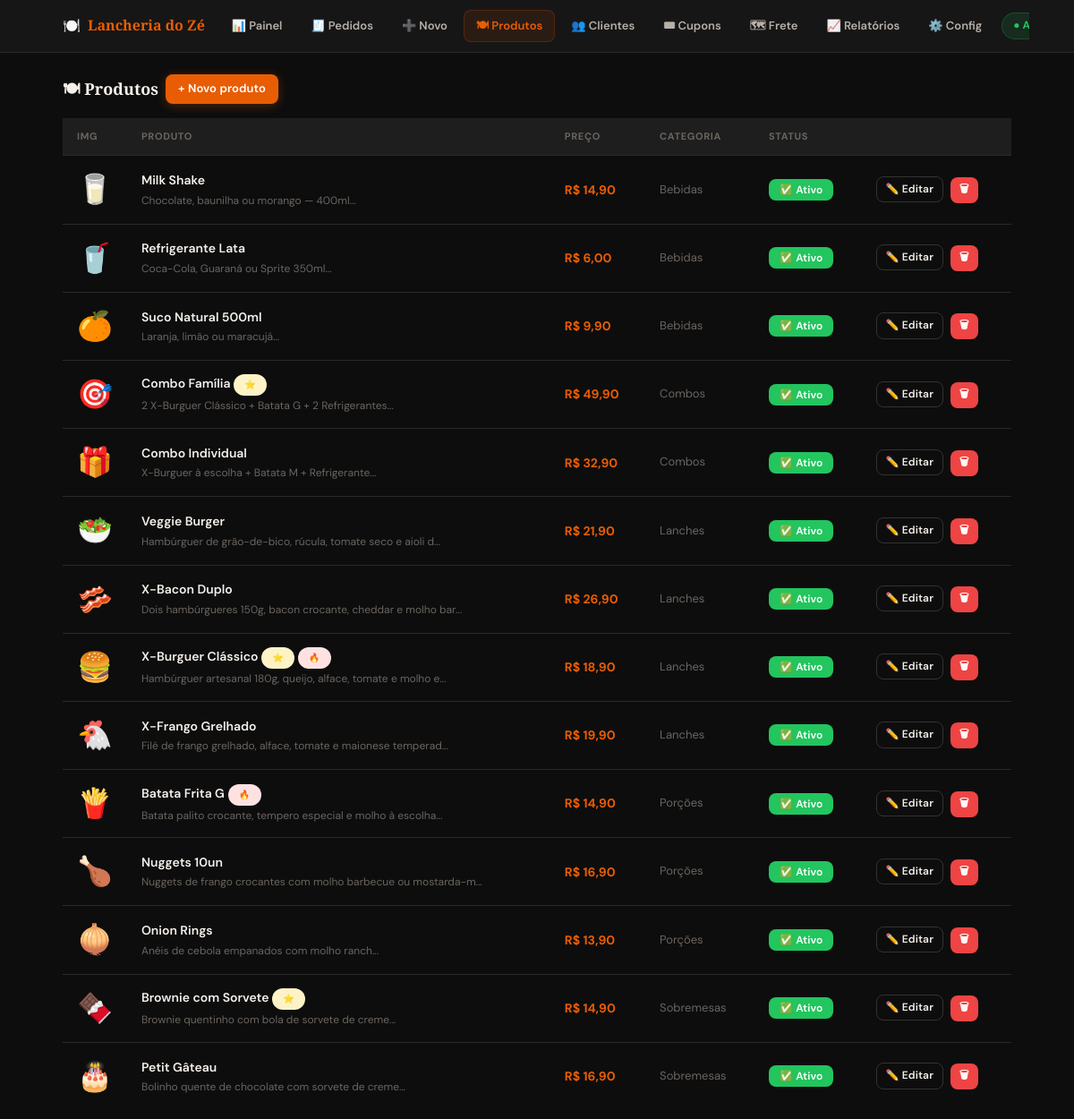
The app's page /admin/produtos.php (signed in) with its own data.
### tables this page shows
CREATE TABLE IF NOT EXISTS config (
  id INT NOT NULL DEFAULT 1, nome_restaurante VARCHAR(255) NOT NULL DEFAULT 'Lancheria do Zé',
  descricao TEXT, whatsapp VARCHAR(20) NOT NULL DEFAULT '5551999999999',
  endereco VARCHAR(255), horario VARCHAR(255),
  taxa_entrega DECIMAL(10,2) NOT NULL DEFAULT 5.00, pedido_minimo DECIMAL(10,2) NOT NULL DEFAULT 20.00,
  tempo_entrega VARCHAR(100), logo_emoji VARCHAR(10) NOT NULL DEFAULT '🍔', aberto TINYINT NOT NULL DEFAULT 1,
  pix_chave VARCHAR(255), pix_tipo ENUM('cpf','cnpj','email','telefone','aleatoria') DEFAULT 'aleatoria', pix_nome VARCHAR(255),
  promo_ativa TINYINT NOT NULL DEFAULT 0, promo_titulo VARCHAR(255) DEFAULT '🔥 Promoção relâmpago!',
  promo_desconto INT NOT NULL DEFAULT 10, promo_fim DATETIME DEFAULT NULL,
  modo_pico TINYINT NOT NULL DEFAULT 0, pico_tempo VARCHAR(100) DEFAULT '60-80 min',
  loja_slug VARCHAR(100) DEFAULT 'ze-burguer', PRIMARY KEY (id)
);

CREATE TABLE IF NOT EXISTS produtos (id INT AUTO_INCREMENT PRIMARY KEY, categoria_id INT NOT NULL, nome VARCHAR(255) NOT NULL, descricao TEXT, preco DECIMAL(10,2) NOT NULL, preco_antigo DECIMAL(10,2) DEFAULT NULL, emoji VARCHAR(10), destaque TINYINT NOT NULL DEFAULT 0, mais_vendido TINYINT NOT NULL DEFAULT 0, disponivel TINYINT NOT NULL DEFAULT 1, ordem INT NOT NULL DEFAULT 0, total_vendido INT NOT NULL DEFAULT 0, FOREIGN KEY (categoria_id) REFERENCES categorias(id));

CREATE TABLE IF NOT EXISTS categorias (id INT AUTO_INCREMENT PRIMARY KEY, nome VARCHAR(100) NOT NULL, emoji VARCHAR(10), ordem INT NOT NULL DEFAULT 0, ativo TINYINT NOT NULL DEFAULT 1);

### includes/funcoes.php (called while the page is built, shortened)
<?php
function h($s){ return htmlspecialchars((string)$s, ENT_QUOTES, 'UTF-8'); }
function formatar_dinheiro($v){ return 'R$ ' . number_format($v, 2, ',', '.'); }

### admin/produtos.php (the view, shortened to what this page needs)
<?php
require_once __DIR__ . '/../config/db.php';
require_once __DIR__ . '/../includes/funcoes.php';
$produtos = $pdo->query("SELECT p.*, c.nome AS cat_nome FROM produtos p LEFT JOIN categorias c ON c.id=p.categoria_id ORDER BY c.nome, p.nome")->fetchAll();
?>
<!DOCTYPE html>
<html lang="pt-BR" data-theme="dark">
<head>
<link rel="stylesheet" href="../assets/css/style.css">
</head>
<body>
<?php include __DIR__ . '/nav.php'; ?>
<div class="admin-wrap">
  <div class="section-title">🍽 Produtos <a href="produtos.php?edit=0" class="btn btn-primary" style="padding:6px 14px;font-size:13px">+ Novo produto</a></div>
  <div class="pedidos-wrap">
    <table class="pedidos-table">
      <thead><tr><th style="width:60px">Img</th><th>Produto</th><th>Preço</th><th>Categoria</th><th>Status</th><th></th></tr></thead>
      <tbody>
        <?php foreach ($produtos as $p): ?>
        <tr>
          <td>
            <?php if (!empty($p['imagem'])): ?>
              <img src="../<?= h($p['imagem']) ?>" alt="" style="width:48px;height:48px;object-fit:cover;border-radius:10px;border:1px solid var(--border)">
            <?php else: ?>
              <span style="font-size:32px;display:block;text-align:center"><?= $p['emoji'] ?? '🍽' ?></span>
            <?php endif; ?>
          </td>
          <td>
            <strong><?= h($p['nome']) ?></strong>
            <?php if ($p['destaque']): ?> <span class="badge" style="background:#fef3c7;color:#92400e;font-size:10px">⭐</span><?php endif; ?>
            <?php if ($p['mais_vendido']): ?> <span class="badge" style="background:#fee2e2;color:#991b1b;font-size:10px">🔥</span><?php endif; ?>
            <?php if ($p['descricao']): ?><div style="font-size:12px;color:var(--muted);margin-top:2px"><?= h(substr($p['descricao'],0,60)) ?>...</div><?php endif; ?>
          </td>
          <td class="text-primary fw-bold">
            <?= formatar_dinheiro((float)$p['preco']) ?>
          </td>
          <td style="font-size:13px;color:var(--muted)"><?= h($p['cat_nome'] ?? '—') ?></td>
          <td>
            <form method="POST" style="display:inline">
              <button type="submit" class="btn <?= $p['disponivel'] ? 'btn-success' : 'btn-danger' ?>" style="padding:4px 12px;font-size:12px">
                <?= $p['disponivel'] ? '✅ Ativo' : '❌ Pausado' ?>
              </button>
            </form>
          </td>
          <td style="white-space:nowrap">
            <a href="produtos.php?edit=<?= $p['id'] ?>" class="btn btn-outline" style="padding:4px 10px;font-size:12px">✏️ Editar</a>
            <form method="POST" style="display:inline;margin-left:4px" onsubmit="return confirm('Remover produto?')">
              <button type="submit" class="btn btn-danger" style="padding:4px 10px;font-size:12px">🗑</button>
            </form>
          </td>
        </tr>
        <?php endforeach; ?>
      </tbody>
    </table>
  </div>
</div>
</body></html>

### admin/nav.php (shortened to what this page needs)
<?php
$paginaAtual = basename($_SERVER['PHP_SELF']);
$config = isset($pdo) ? $pdo->query("SELECT nome_restaurante, aberto FROM config WHERE id=1")->fetch() : ['nome_restaurante'=>'Cardápio','aberto'=>1];
function navLink($href,$label,$pagina){
    $ativo = basename($href)===$pagina ? ' active' : '';
    return "<a href=\"$href\" class=\"nav-link$ativo\">$label</a>";
}
?>
<nav class="admin-nav">
  <div class="admin-nav-inner">
    <a href="dashboard.php" class="admin-nav-brand">
      🍽️ <span><?= htmlspecialchars($config['nome_restaurante'] ?: 'Cardápio') ?></span>
    </a>
    <?= navLink('dashboard.php','📊 Painel',$paginaAtual) ?>
    <?= navLink('pedidos.php','🧾 Pedidos',$paginaAtual) ?>
    <?= navLink('novo_pedido.php','➕ Novo',$paginaAtual) ?>
    <?= navLink('produtos.php','🍽 Produtos',$paginaAtual) ?>
    <?= navLink('clientes.php','👥 Clientes',$paginaAtual) ?>
    <?= navLink('cupons.php','🎟 Cupons',$paginaAtual) ?>
    <?= navLink('zonas_entrega.php','🗺 Frete',$paginaAtual) ?>
    <?= navLink('relatorios.php','📈 Relatórios',$paginaAtual) ?>
    <?= navLink('configuracoes.php','⚙️ Config',$paginaAtual) ?>
    <span class="<?= $config['aberto'] ? 'badge-aberto' : 'badge-fechado' ?>" style="flex-shrink:0">
      <?= $config['aberto'] ? '● Aberto' : '● Fechado' ?>
    </span>
  </div>
</nav>

### assets/css/style.css (style rules this page uses)
*, *::before, *::after { box-sizing: border-box; margin: 0; padding: 0; }
:root { --primary: #e85d04; --primary-dark: #c44d02; --gold: #d4a843; --gold-light: #f0c96e; --bg: #0d0d0d; --surface: #161616; --surface2: #1e1e1e; --border: #2a2a2a; --border-light: #333; --text: #f5f0eb; --text-soft: #b8b0a8; --muted: #6b6560; --success: #22c55e; --danger: #ef4444; --warning: #f59e0b; --radius: 14px; --radius-sm: 8px; --radius-lg: 20px; --shadow: 0 4px 24px rgba(0,0,0,.5); --shadow-glow: 0 0 0 1px rgba(212,168,67,.15), 0 8px 32px rgba(0,0,0,.6); --font-display: 'Playfair Display', Georgia, serif; --font-body: 'DM Sans', system-ui, sans-serif; }
html { scroll-behavior: smooth; }
body { font-family: var(--font-body); background: var(--bg); color: var(--text); font-size: 15px; line-height: 1.6; min-height: 100vh; }
a { color: inherit; text-decoration: none; }
.admin-wrap { max-width: 1100px; margin: 0 auto; padding: 24px 20px 60px; }
.text-primary { color: var(--primary); }
.fw-bold { font-weight: 700; }
.btn { display: inline-flex; align-items: center; justify-content: center; gap: 7px; padding: 11px 22px; border-radius: var(--radius-sm); border: none; cursor: pointer; font-size: 14px; font-weight: 600; font-family: var(--font-body); transition: all .18s cubic-bezier(.4,0,.2,1); text-decoration: none; letter-spacing: .01em; white-space: nowrap; }
.btn-primary { background: var(--primary); color: #fff; box-shadow: 0 2px 12px rgba(232,93,4,.3); }
.btn-outline { background: transparent; color: var(--text); border: 1.5px solid var(--border-light); }
.btn-success { background: var(--success); color: #fff; }
.btn-danger { background: var(--danger); color: #fff; }
.badge { display: inline-flex; align-items: center; gap: 5px; padding: 4px 12px; border-radius: 99px; font-size: 11px; font-weight: 700; letter-spacing: .04em; text-transform: uppercase; }
.badge-aberto { background: rgba(34,197,94,.12); color: var(--success); border: 1px solid rgba(34,197,94,.25); padding: 4px 12px; border-radius: 99px; font-size: 12px; font-weight: 700; }
.admin-nav { background: var(--surface); border-bottom: 1px solid var(--border); position: sticky; top: 0; z-index: 100; backdrop-filter: blur(12px); }
.admin-nav-inner { max-width: 1100px; margin: 0 auto; padding: 0 20px; display: flex; align-items: center; height: 58px; gap: 4px; overflow-x: auto; }
.admin-nav-brand { font-family: var(--font-display); font-size: 16px; font-weight: 700; color: var(--text); display: flex; align-items: center; gap: 8px; margin-right: 12px; white-space: nowrap; flex-shrink: 0; }
.admin-nav-brand span { color: var(--primary); }
.nav-link { display: flex; align-items: center; gap: 6px; padding: 7px 13px; border-radius: var(--radius-sm); font-size: 13px; font-weight: 600; color: var(--text-soft); transition: all .15s; white-space: nowrap; border: 1px solid transparent; flex-shrink: 0; font-family: var(--font-body); }
.nav-link.active { color: var(--primary); background: rgba(232,93,4,.1); border-color: rgba(232,93,4,.2); }
.section-title { font-family: var(--font-display); font-size: 18px; font-weight: 700; margin-bottom: 16px; display: flex; align-items: center; gap: 8px; }
table { width: 100%; border-collapse: collapse; font-size: 14px; }
thead th { background: var(--surface2); color: var(--muted); font-size: 11px; font-weight: 700; letter-spacing: .06em; text-transform: uppercase; padding: 12px 16px; text-align: left; border-bottom: 1px solid var(--border); white-space: nowrap; }
tbody tr { border-bottom: 1px solid var(--border); transition: background .1s; }
tbody tr:last-child { border-bottom: none; }
tbody td { padding: 12px 16px; color: var(--text-soft); vertical-align: middle; }
tbody td strong { color: var(--text); font-weight: 600; }

### records on screen
config: nome_restaurante "Lancheria do Zé"
produtos: emoji "🥛", nome "Milk Shake", descricao "Chocolate, baunilha ou morango — 400ml", preco "R$ 14,90", categoria.nome "Bebidas", disponivel "✅ Ativo"
produtos: emoji "🥤", nome "Refrigerante Lata", descricao "Coca-Cola, Guaraná ou Sprite 350ml", preco "R$ 6,00", categoria.nome "Bebidas", disponivel "✅ Ativo"
produtos: emoji "🍊", nome "Suco Natural 500ml", descricao "Laranja, limão ou maracujá", preco "R$ 9,90", categoria.nome "Bebidas", disponivel "✅ Ativo"
produtos: emoji "🎯", nome "Combo Família", descricao "2 X-Burguer Clássico + Batata G + 2 Refrigerantes", preco "R$ 49,90", categoria.nome "Combos", disponivel "✅ Ativo"
produtos: emoji "🎁", nome "Combo Individual", descricao "X-Burguer à escolha + Batata M + Refrigerante", preco "R$ 32,90", categoria.nome "Combos", disponivel "✅ Ativo"
produtos: emoji "🥗", nome "Veggie Burger", descricao "Hambúrguer de grão-de-bico, rúcula, tomate seco e aioli d", preco "R$ 21,90", categoria.nome "Lanches", disponivel "✅ Ativo"
produtos: emoji "🥓", nome "X-Bacon Duplo", descricao "Dois hambúrgueres 150g, bacon crocante, cheddar e molho bar", preco "R$ 26,90", categoria.nome "Lanches", disponivel "✅ Ativo"
produtos: emoji "🍔", nome "X-Burguer Clássico", descricao "Hambúrguer artesanal 180g, queijo, alface, tomate e molho e", preco "R$ 18,90", categoria.nome "Lanches", disponivel "✅ Ativo"
produtos: emoji "🐔", nome "X-Frango Grelhado", descricao "Filé de frango grelhado, alface, tomate e maionese temperad", preco "R$ 19,90", categoria.nome "Lanches", disponivel "✅ Ativo"
produtos: emoji "🍟", nome "Batata Frita G", descricao "Batata palito crocante, tempero especial e molho à escolha", preco "R$ 14,90", categoria.nome "Porções", disponivel "✅ Ativo"
produtos: emoji "🍗", nome "Nuggets 10un", descricao "Nuggets de frango crocantes com molho barbecue ou mostarda-m", preco "R$ 16,90", categoria.nome "Porções", disponivel "✅ Ativo"
produtos: emoji "🧅", nome "Onion Rings", descricao "Anéis de cebola empanados com molho ranch", preco "R$ 13,90", categoria.nome "Porções", disponivel "✅ Ativo"
produtos: emoji "🍫", nome "Brownie com Sorvete", descricao "Brownie quentinho com bola de sorvete de creme", preco "R$ 14,90", categoria.nome "Sobremesas", disponivel "✅ Ativo"
produtos: emoji "🎂", nome "Petit Gâteau", descricao "Bolinho quente de chocolate com sorvete de creme", preco "R$ 16,90", categoria.nome "Sobremesas", disponivel "✅ Ativo"

### other values on screen
$label "📊 Painel 🧾 Pedidos ➕ Novo 🍽 Produtos 👥 Clientes 🎟 Cupons 🗺 Frete 📈 Relatórios ⚙️ Config"
